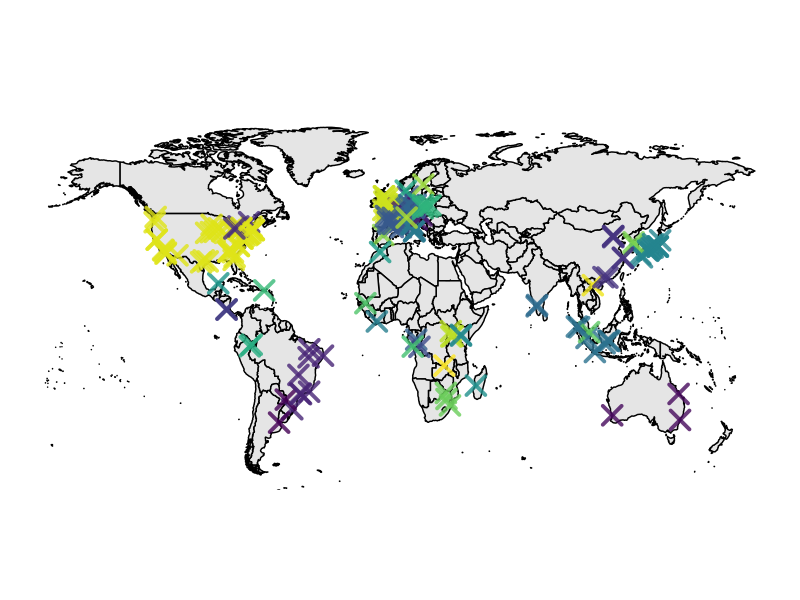
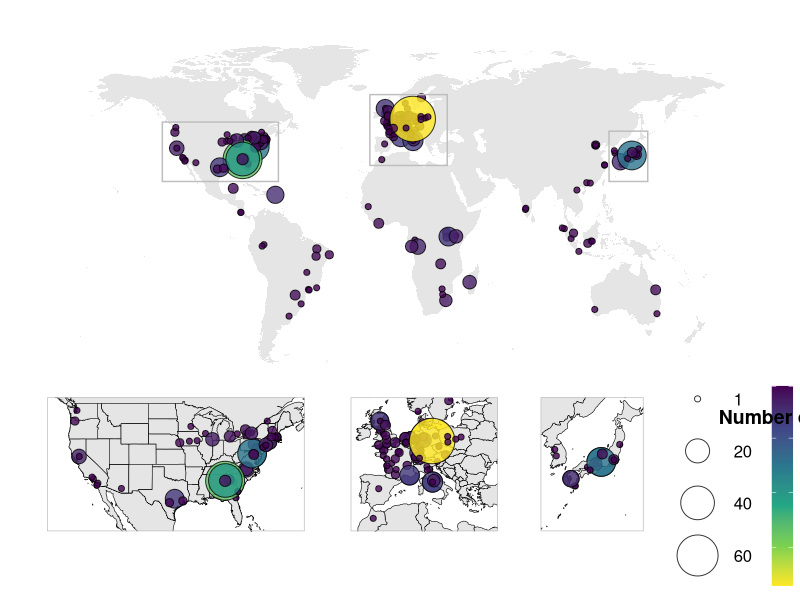
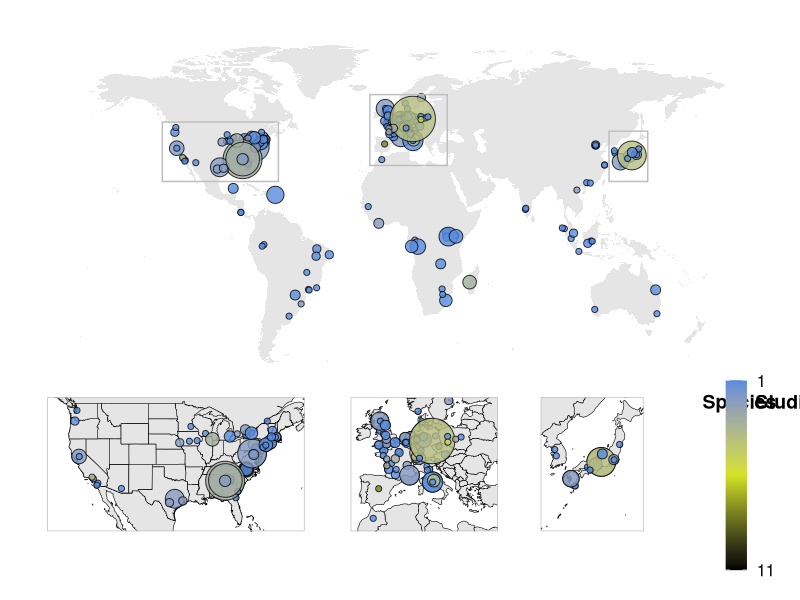
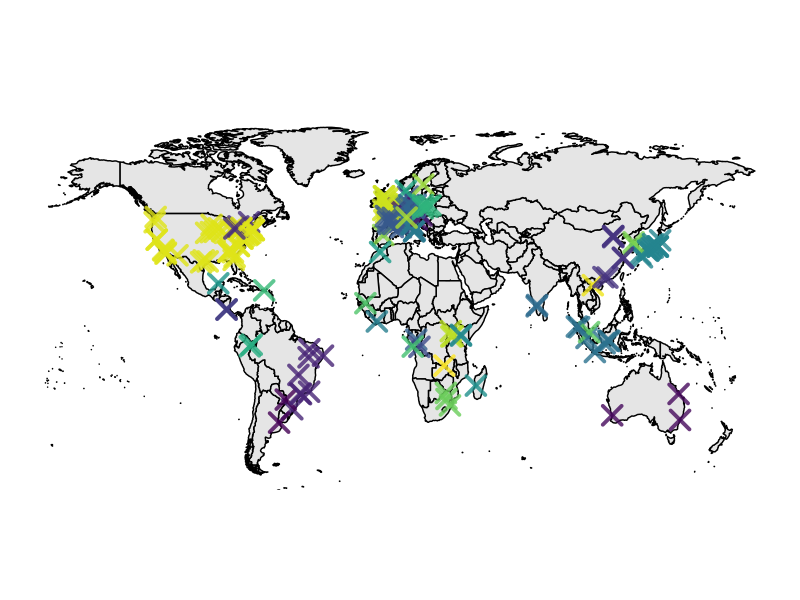
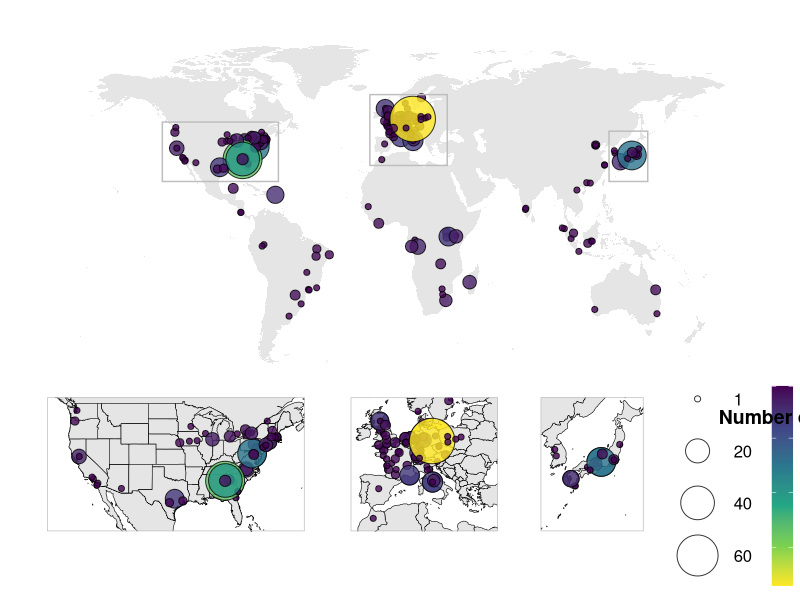
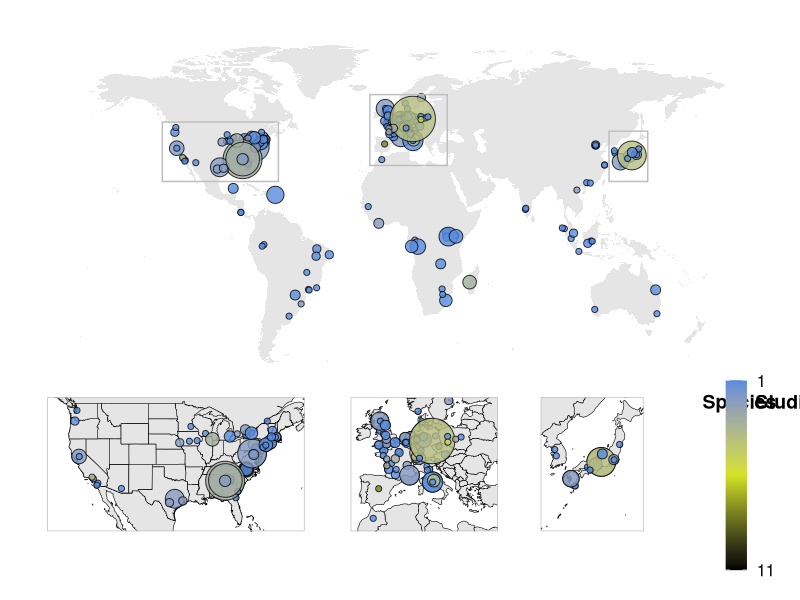

Generate these figures, in order, with R:
## ---- chunk 1
library(tidyverse)
library(cowplot)
library(maps)
library(ggforce)
library(viridis)
## ---- chunk 2
studies <- read_csv("../data/studies_gsheet.csv")
sites <- read_csv("../data/sites_gsheet.csv")
## ---- chunk 3
df <- studies %>% 
  group_by(site) %>% 
  summarise(Nstudies = n_distinct(studyID),
            Nspecies = n_distinct(species)) %>% 
  left_join(sites)
## ---- chunk 4
world <- map("world", plot = FALSE, fill = TRUE) %>% fortify()
## ---- chunk 5
# sanity check that coordinates are in the right country
# within a country, all Xs should be the same color
ggplot(df, aes(x = long, y = lat)) +
  geom_polygon(data = world, aes(group = group), col = "black", fill = "grey90") +
  geom_point(aes(col = country), size = 5, shape = 4, stroke = 2, alpha = .8) +
  coord_fixed(1.3, ylim = c(-55, 83.59961)) +
  scale_color_viridis_d() +
  theme_map() +
  guides(col = "none")
## ---- chunk 6
ggsave("../graphs/map.pdf", width = 20, height = 10, scale = 2)
## ---- chunk 7
m <- ggplot(df, aes(x = long, y = lat)) +
  geom_polygon(data = world, aes(group = group), fill = "grey90") +
  geom_point(aes(size = Nstudies, fill = Nstudies), shape = 21, alpha = .8) +
  theme_map() +
  # # to make fill into discrete; overlap with size legend
  # scale_size_area("Number of\nStudies", max_size = 15) +
  # scale_fill_viridis_c("Number of\nStudies", guide = "legend") +
  # to have them side by side
  scale_fill_viridis_c("", breaks = c(1, 20, 40, 60)) +
  scale_size_area("", max_size = 15, breaks = c(1, 20, 40, 60)) +
  theme(legend.box = "horizontal") +
  guides(fill = guide_colorbar(reverse = T, barheight = 10, order = 0), 
         size = guide_legend(keyheight = 2.6, title.theme = element_text(size = 4)))

legend <- get_legend(m)
# plot_grid(legend)

mx <- m +
  annotate("rect", ymin = c(24, 31, 24), ymax = c(46, 62, 50), xmin = c(124, -12, -130), 
           xmax = c(146, 32, -64), size = .5, col = "grey", fill = NA) + 
  coord_fixed(1.3, ylim = c(-55, 83.59961)) +
  theme(legend.position = "none")
## ---- chunk 8
# japan
m1 <- m + 
  geom_polygon(data = world, aes(group = group), col = "black", fill = "grey90", lwd = .2) +
  geom_point(aes(size = Nstudies, fill = Nstudies), shape = 21, alpha = .8) +
  coord_fixed(1.3, ylim = c(25, 45), xlim = c(125, 145)) +
  theme(legend.position = "none") +
  panel_border(color = "grey", size = .5)

# europe
m2 <- m + 
  geom_polygon(data = world, aes(group = group), col = "black", fill = "grey90", lwd = .2) +
  geom_point(aes(size = Nstudies, fill = Nstudies), shape = 21, alpha = .8) +
  coord_fixed(1.3, ylim = c(32, 60), xlim = c(-10, 30)) +
  theme(legend.position = "none") +
  panel_border(color = "grey", size = .5)

# contiguous us
usa = map("state", plot = FALSE, fill = TRUE) %>% fortify() # "usa"

m3 <- m + 
  geom_polygon(data = world, aes(group = group), col = "black", fill = "grey90", lwd = .2) +
  geom_polygon(data = usa, aes(group = group), col = "black", fill = "grey90", lwd = .2) +
  geom_point(aes(size = Nstudies, fill = Nstudies), shape = 21, alpha = .8) +
  coord_fixed(1.3, ylim = c(25, 49), xlim = c(-127, -67)) +
  theme(legend.position = "none") +
  panel_border(color = "grey", size = .5)
## ---- chunk 9
leg <- plot_grid(NA, legend, ncol = 1, rel_heights = c(.1, .9), labels = c("", "Number of Studies"), label_x = -.35)
bottom_row <- plot_grid(m3, m2, NA, m1, NA, leg, nrow = 1, rel_widths = c(2, 1.18, .06, .85, .08, .7))
plot_grid(mx, bottom_row, ncol = 1, rel_heights = c(2.4, 1)) +
  theme(plot.margin = unit(c(.5, .5, 1.5, .5), "cm"))
## ---- chunk 10
ggsave("../graphs/map_insets.pdf", width = 8, height = 5.5, scale = 2)
## ---- chunk 11
ms <- ggplot(df, aes(x = long, y = lat)) +
  geom_polygon(data = world, aes(group = group), fill = "grey90") +
  geom_point(aes(size = Nstudies, fill = Nspecies), shape = 21, alpha = .8) +
  theme_map() +
  # # to make fill into discrete; overlap with size legend
  # scale_size_area("Number of\nStudies", max_size = 15) +
  # scale_fill_viridis_c("Number of\nStudies", guide = "legend") +
  # to have them side by side
  scale_fill_gradientn("", breaks = c(1, 11), colours = c("#598cde","#d4e324", "black")) +
  scale_size_area("", max_size = 15, breaks = c(1, 20, 40, 60)) +
  theme(legend.box = "horizontal") +
  guides(fill = guide_colorbar(reverse = T, barheight = 9.5, order = 1), 
         size = guide_legend(keyheight = 2.6, title.theme = element_text(size = 4)))

legend <- get_legend(ms)
# plot_grid(legend)

msx <- ms +
  annotate("rect", ymin = c(24, 31, 24), ymax = c(46, 62, 50), xmin = c(124, -12, -130), 
           xmax = c(146, 32, -64), size = .5, col = "grey", fill = NA) + 
  coord_fixed(1.3, ylim = c(-55, 83.59961)) +
  theme(legend.position = "none")
## ---- chunk 12
# japan
ms1 <- ms + 
  geom_polygon(data = world, aes(group = group), col = "black", fill = "grey90", lwd = .2) +
  geom_point(aes(size = Nstudies, fill = Nspecies), shape = 21, alpha = .8) +
  coord_fixed(1.3, ylim = c(25, 45), xlim = c(125, 145)) +
  theme(legend.position = "none") +
  panel_border(color = "grey", size = .5)

# europe
ms2 <- ms + 
  geom_polygon(data = world, aes(group = group), col = "black", fill = "grey90", lwd = .2) +
  geom_point(aes(size = Nstudies, fill = Nspecies), shape = 21, alpha = .8) +
  coord_fixed(1.3, ylim = c(32, 60), xlim = c(-10, 30)) +
  theme(legend.position = "none") +
  panel_border(color = "grey", size = .5)

# contiguous us
usa = map("state", plot = FALSE, fill = TRUE) %>% fortify() # "usa"

ms3 <- ms + 
  geom_polygon(data = world, aes(group = group), col = "black", fill = "grey90", lwd = .2) +
  geom_polygon(data = usa, aes(group = group), col = "black", fill = "grey90", lwd = .2) +
  geom_point(aes(size = Nstudies, fill = Nspecies), shape = 21, alpha = .8) +
  coord_fixed(1.3, ylim = c(25, 49), xlim = c(-127, -67)) +
  theme(legend.position = "none") +
  panel_border(color = "grey", size = .5)
## ---- chunk 13
legs <- plot_grid(NA, legend, ncol = 2, rel_heights = c(.1, .9), labels = c("Species", "Studies"), label_x = -.1)
bottom_row <- plot_grid(ms3, ms2, NA, ms1, NA, legs, nrow = 1, rel_widths = c(2, 1.18, .06, .85, .08, .7))
plot_grid(msx, bottom_row, ncol = 1, rel_heights = c(2.4, 1)) +
  theme(plot.margin = unit(c(.5, .5, 1.5, .5), "cm"))
## ---- chunk 14
ggsave("../graphs/map_insets_col_species.pdf", width = 8, height = 5.5, scale = 2)
## ---- chunk 15
sessionInfo()
